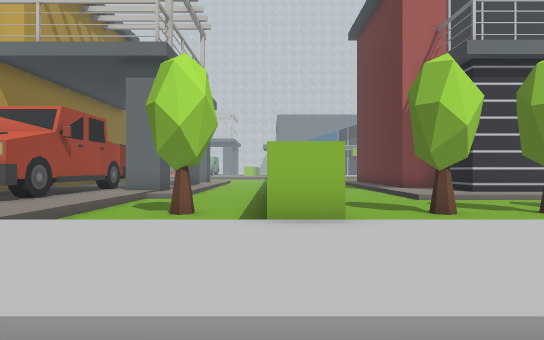
View 1 (above)

24 first-person views from a walk through a 3-D level made in the Unity game engine. The camera is 1.5 m above the floor, looks level and sees 75° across. The floor is counted in squares, 1.8 m on a side. Each view is taken from the middle of a square. On the plan, view 1 faces up. The plan holds only what a view shows up to about 12 squares ahead; the rest is blank. The place goes on beyond the plan. The player is left out. Some animated figures are not drawn. Some surface patterns are stand-ins.

View 2
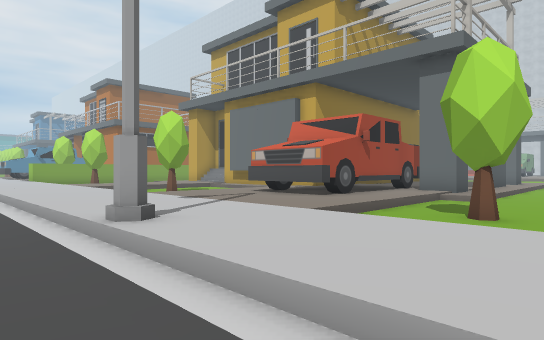

View 3
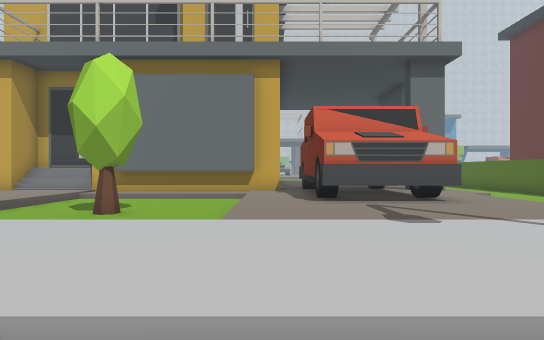

View 4
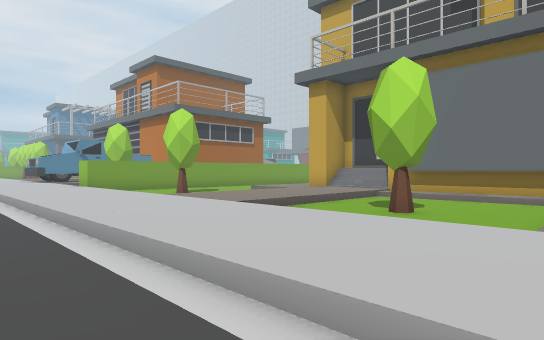

View 5
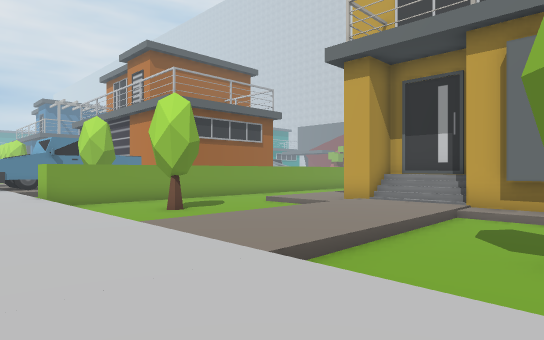

View 6
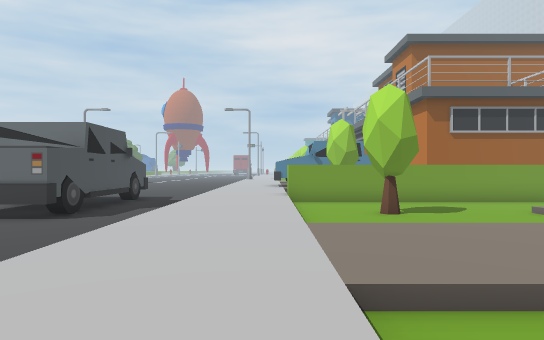

View 7
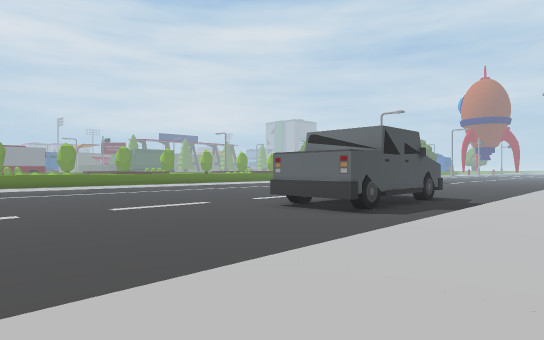

View 8
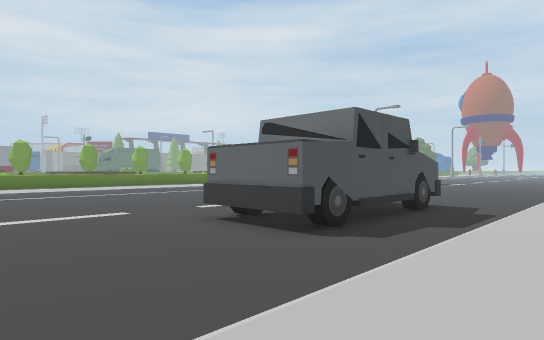

View 9
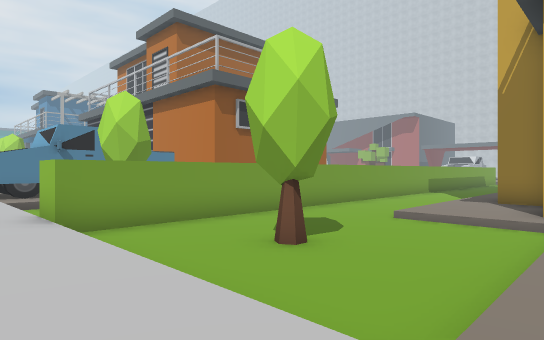

View 10
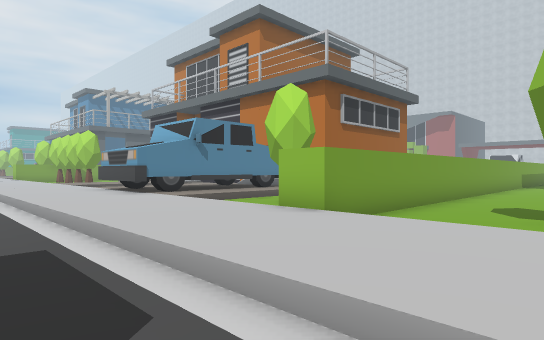

View 11
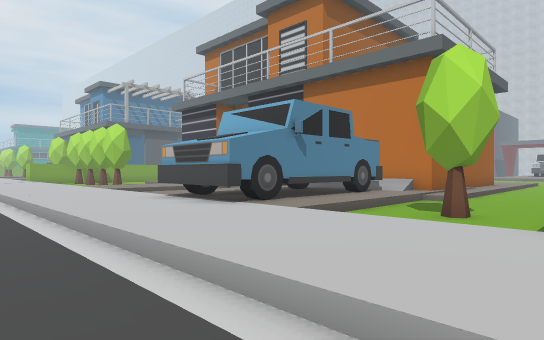

View 12
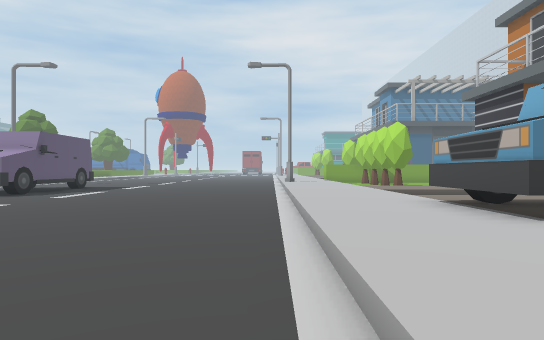

View 13
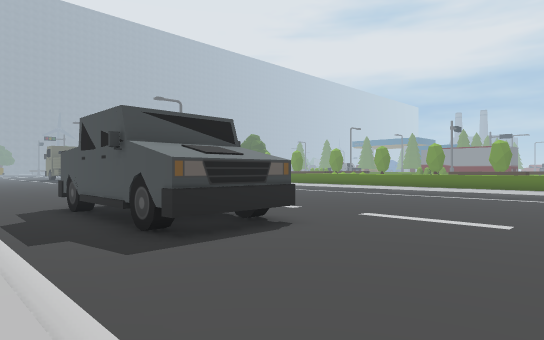

View 14
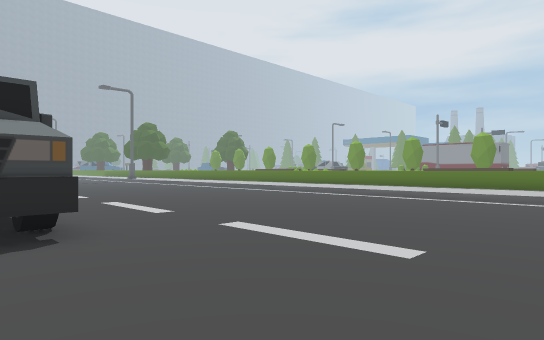

View 15
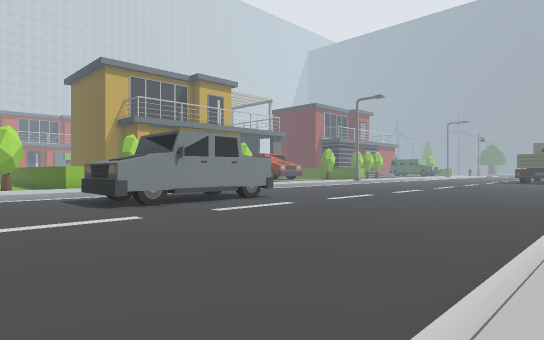

View 16
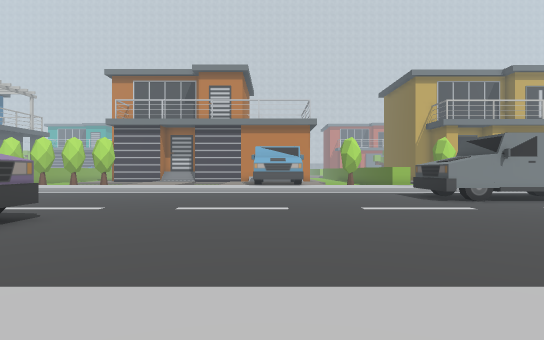

View 17
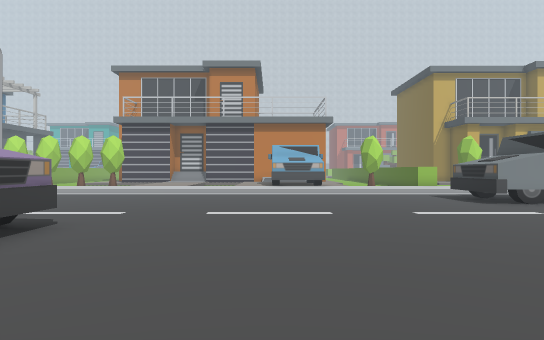

View 18
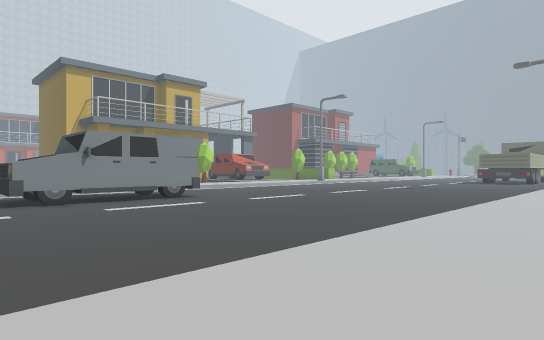

View 19
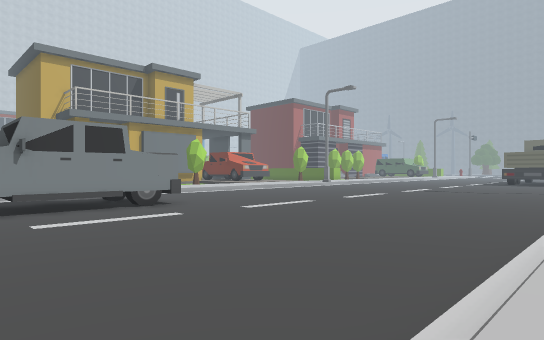

View 20
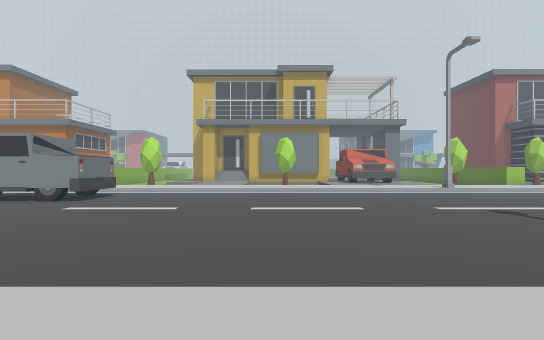

View 21
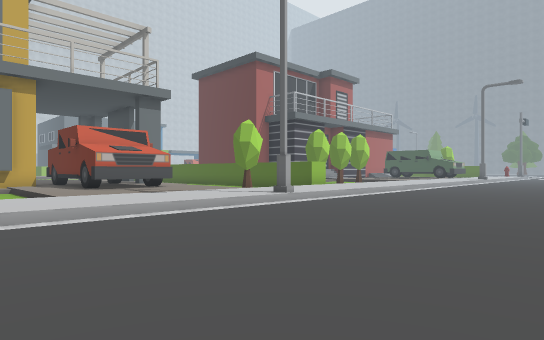

View 22
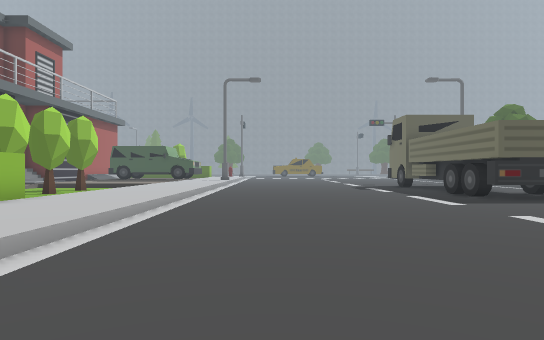

View 23
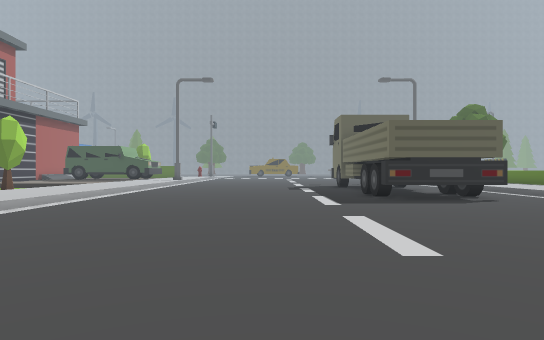

View 24
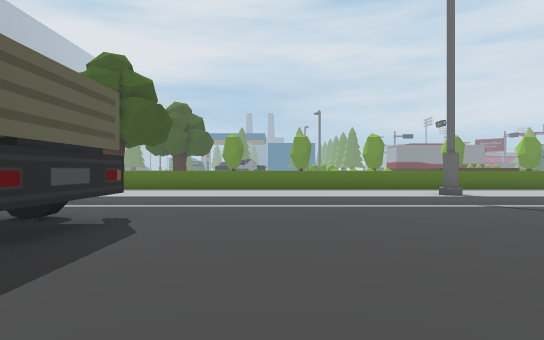

### Floor plan
Key: @ floor where view 1 was taken; # wall or solid block; . main floor; : floor 0.25 m higher than the main floor; / step, stairs or slope; ^ raised ledge; T truck; O other object.
Columns run from 39 left of view 1 to 5 right of it. Each row starts with its distance up from view 1.
 15                  ..:
 14             /. #...:##              :.
 13             /. #...::####           :.
 12           ##/. #...::##//      T T:#:..#  .//
 11          ##:/. #...::/:::######T T:::..  ..//
 10          T://..#...///::://///:T T::/..  ..//
  9          T:/...#......:::.....:TTT::...  ....
  8          T:/...#......:::.....:TTT::...  ....
  7      /:  T:/.O.#...O..:::..O..:TTT::.O.  .O.O
  6      /:TTT:/...#......:::.....::::::...  ....
  5      /:TTT:/...#......:::.....::::::...##
  4   :::::TTT:::::::::::::::::::::::::::::::::::
  3  ::::::::::::::::::::::::::::::::::::::::::::
  2  :::::::::::::::::::::::::::::::::#::::::::::
  1   ...........................................
  0   .....................................@.....
 -1   ............TTTTTT.........................
 -2 ..............TTT TT.........................
 -3 ..............TTTTTT.........................
 -4  ............................................
 -5  ............................................
 -6  ............................................
 -7   ...............................  .......###
 -8   ##.............................   ......##
 -9    #............................   .......##
-10     ...........................   ........###
-11     ..........................    ...........
-12      .........................   ............
-13       :::::::::::::::::::::::   ::#::::::::::
-14        :   ::::::::::::         ::::::::::::
-15         :  ::::::         :    :::::::::::::
-16            ^^                 ^^^^^^^^^^^^^^^

Where each view was taken, in squares from view 1:
view 1: 0 up, 0 right, facing up
view 2: 0 up, 0 right, facing up-left
view 3: 0 up, 9 left, facing up
view 4: 0 up, 9 left, facing up-left
view 5: 2 up, 12 left, facing up-left
view 6: 4 up, 12 left, facing left
view 7: 4 up, 12 left, facing down-left
view 8: 3 up, 15 left, facing down-left
view 9: 3 up, 17 left, facing up-left
view 10: 0 up, 20 left, facing up-left
view 11: 0 up, 24 left, facing up-left
view 12: 1 up, 25 left, facing left
view 13: 2 up, 30 left, facing down-right
view 14: 2 down, 30 left, facing down-right
view 15: 13 down, 29 left, facing up-right
view 16: 15 down, 31 left, facing up
view 17: 14 down, 32 left, facing up
view 18: 15 down, 27 left, facing up-right
view 19: 13 down, 25 left, facing up-right
view 20: 15 down, 13 left, facing up
view 21: 5 down, 12 left, facing up-right
view 22: 1 down, 7 left, facing right
view 23: 4 down, 7 left, facing right
view 24: 4 down, 0 right, facing down
